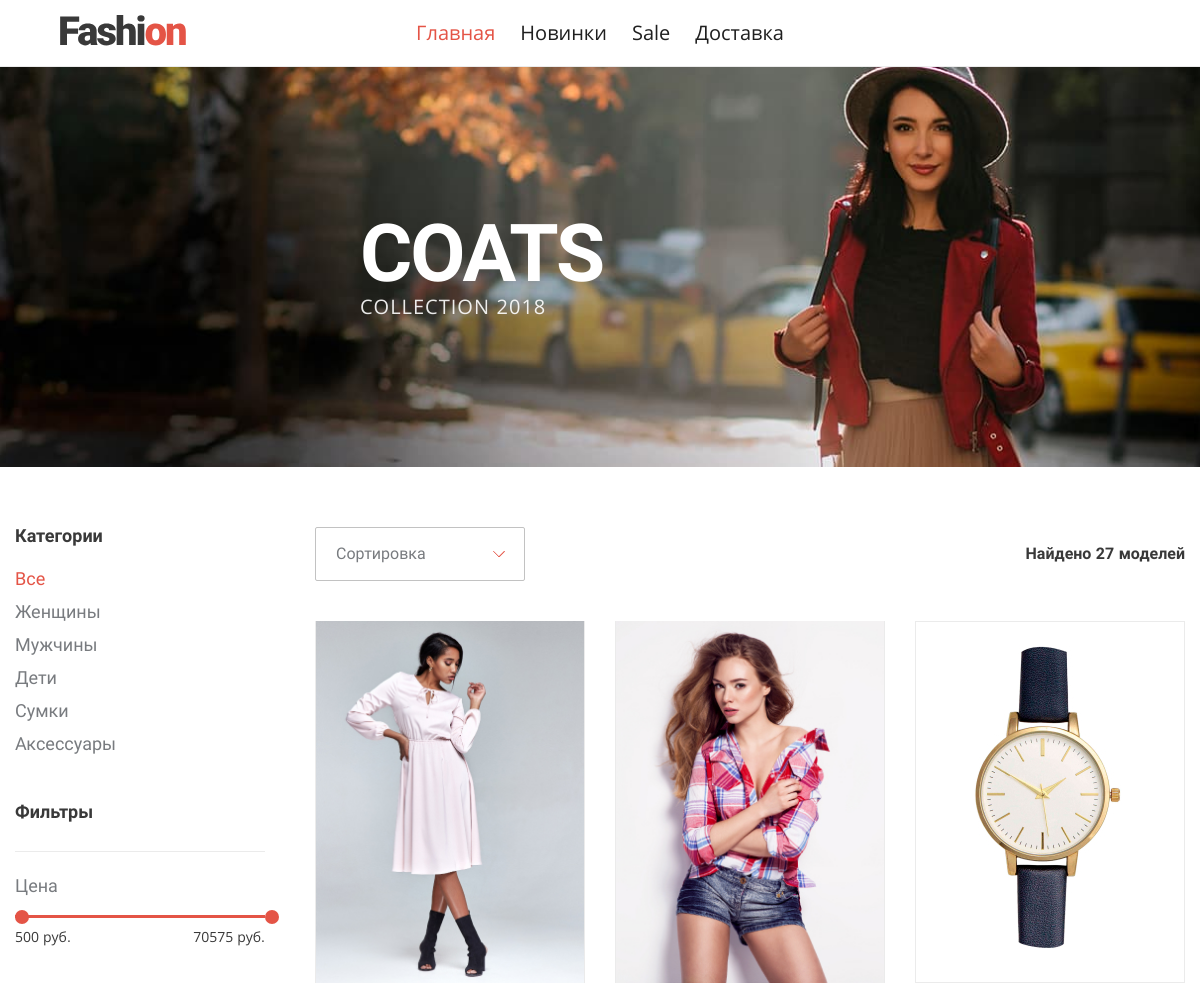
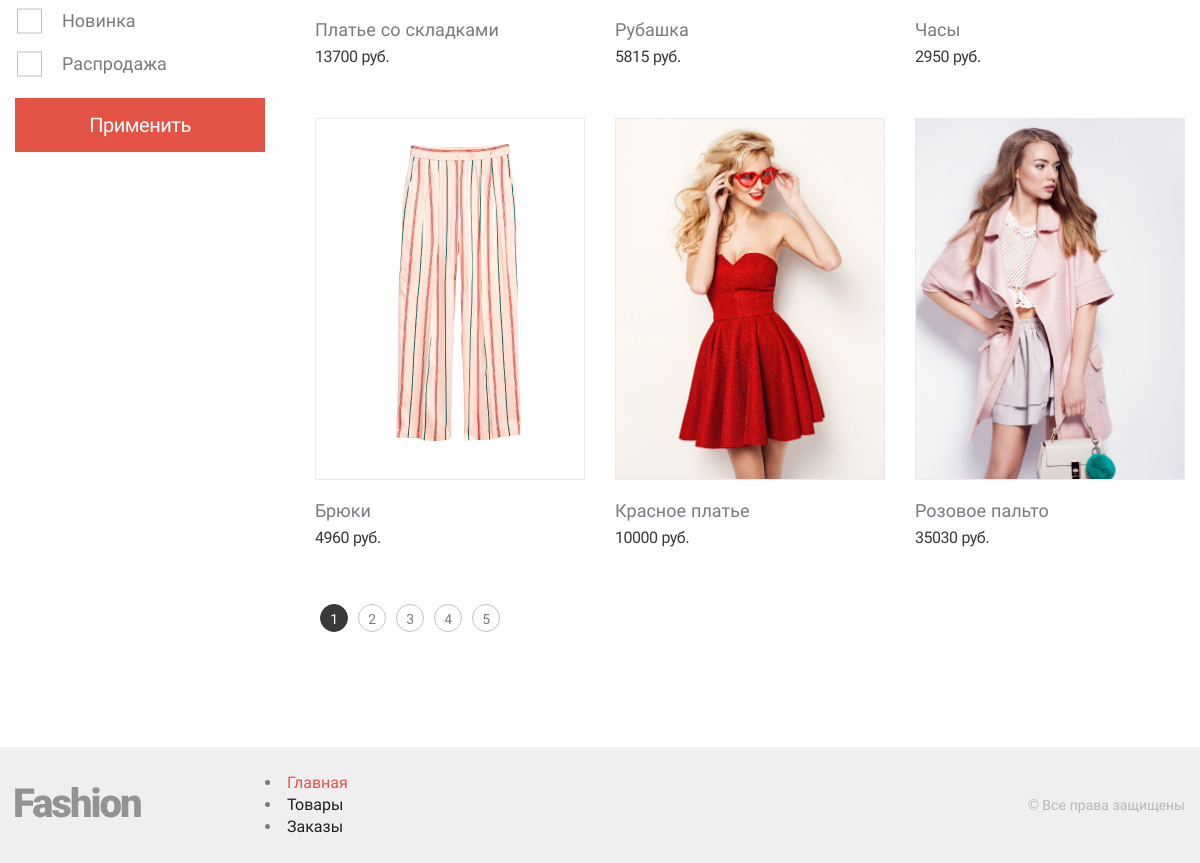
The page / on the database its author committed (2 pictures, top to bottom).
### tables this page shows
CREATE TABLE `menu` (
  `id` int(11) NOT NULL,
  `name` varchar(255) NOT NULL,
  `url` varchar(255) NOT NULL,
  `admin` tinyint(1) DEFAULT NULL
);

CREATE TABLE `categories` (
  `id` int(11) NOT NULL,
  `name` varchar(255) NOT NULL
);

CREATE TABLE `products` (
  `id` int(11) NOT NULL,
  `name` varchar(255) NOT NULL,
  `price` float DEFAULT NULL,
  `new` tinyint(1) DEFAULT NULL,
  `sale` tinyint(1) DEFAULT NULL,
  `image` varchar(255) DEFAULT NULL
);

### inc/functions.php (called while the page is built, shortened)
<?php
function connect()
{
    $opt = array(
        PDO::ATTR_ERRMODE            => PDO::ERRMODE_EXCEPTION,
        PDO::ATTR_DEFAULT_FETCH_MODE => PDO::FETCH_ASSOC,
        PDO::FETCH_OBJ
    );
    return new PDO(DB_DSN,DB_USER,DB_PASSWORD, $opt);
}
function get_menu($admin=false){
    $conn = connect();
    if($admin){
        $stmt = $conn->query("SELECT name, url from menu where name = 'Главная' or admin = 1");
    }else{
        $stmt = $conn->query("SELECT name, url from menu where admin = 0");
    }
    $menuItems = $stmt->fetchAll();
    include $_SERVER['DOCUMENT_ROOT'] . '/template/tmpl-menu.php';
    $menuList = ob_get_contents();
    return $menuList;
}
function compare_url($path){
    return $_SERVER['REQUEST_URI'] == $path ? true : false;
}
function get_all_categories(){
    $conn = connect();
    $stmt = $conn->query("select * from categories");
    $stmt->execute();
    $res = $stmt->fetchAll();
    if($res){
        return $res;
    }else{
        return [];
    }
}
function get_min_price(){
    $conn = connect();
    $stmt = $conn->query("select min(price) as min_price from products");
    $stmt->execute();
    $res = $stmt->fetchAll()[0]['min_price'];
    if($res){
        return $res;
    }else{
        return 0;
    }
}
function get_max_price(){
    $conn = connect();
    $stmt = $conn->query("select max(price) as max_price from products");
    $stmt->execute();
    $res = $stmt->fetchAll()[0]['max_price'];
    if($res){
        return $res;
    }else{
        return 0;
    }
}
function get_count_products($option=[]){
    $conn = connect();
    $where_tmp = "";
    $sql = "select count( distinct p.id) as total from products as p left join product_categories as pg on p.id = pg.product_id ";
    $sql .= $where_tmp != "" ? "WHERE $where_tmp" : "";
    $stmt = $conn->prepare($sql);
    $stmt->execute();
    $res = $stmt->fetchAll()[0]['total'];
    if($res){
        return $res;
    }else{
        return 0;
    }
}
function get_all_products($active, $per_page, $option=[]){
    $conn = connect();
    $where_tmp = "";
    $order = "";
    $sql = "select DISTINCT p.id, p.name, p.price, p.image, p.new, p.sale from products as p left join product_categories as pg on p.id = pg.product_id ";
    $where = $where_tmp != "" ? "WHERE $where_tmp" : "";
    $sql .= $where . $order ." LIMIT :limit OFFSET :offset";
    $stmt = $conn->prepare($sql);
    $stmt->bindValue(':limit', (int)$per_page, PDO::PARAM_INT);
    $stmt->bindValue(':offset', (int)$active, PDO::PARAM_INT);
    $stmt->execute();
    $res = $stmt->fetchAll();
    if($res){
        return $res;
    }else{
        return [];
    }
}

### inc/main-header.php (called while the page is built, shortened)
<?php
$options = [
    'cat_id' => $_GET['cat_id'] ?? false,
    'min-price' => $_GET['min-price'] ?? false,
    'max-price' => $_GET['max-price'] ?? false,
    'new' => isset($_GET['new']) && $_GET['new'] == "true" ? 1 : false,
    'sale' => isset($_GET['sale']) && $_GET['sale'] == "true" ? 1 : false,
    'order_by' => isset($_GET['order_by']) ? $_GET['order_by'] : false,
    'order' => isset($_GET['order']) ? $_GET['order'] : false,
];
$per_page = 6;
$cur_page = 1;
$start = ($cur_page - 1) * $per_page;
$rows = get_count_products($options);
$num_pages = ceil($rows / $per_page);
$page = 0;
$products = get_all_products($start, $per_page, $options);

### template/tmpl-main.php (the view, shortened to what this page needs)
<main class="shop-page">
    <header class="intro">
        <div class="intro__wrapper">
            <h1 class=" intro__title">COATS</h1>
            <p class="intro__info">Collection 2018</p>
        </div>
    </header>
    <section class="shop container">
    <?php include_once $_SERVER['DOCUMENT_ROOT'] . "/template/tmpl-sidebar.php"; ?>
        <div class="shop__wrapper">
            <section class="shop__sorting">
                <div class="shop__sorting-item custom-form__select-wrapper">
                    <select class="custom-form__select" name="order_by">
                        <option hidden="">Сортировка</option>
                    </select>
                </div>
                <p class="shop__sorting-res">Найдено <span class="res-sort"><?= $rows ?></span> моделей</p>
            </section>
            <section class="shop__list">
                <?php
                foreach ($products as $product):?>
                    <article class="shop__item product" data-prodId="<?= $product['id'] ?>">
                        <div class="product__image">
                            <img src="<?= $product['image'] ?>" alt="product-name">
                        </div>
                        <p class="product__name"><?= $product['name'] ?></p>
                        <span class="product__price" data-price="<?= $product['price'] ?>"><?= $product['price'] ?> руб.</span>
                    </article>
                <?php endforeach; ?>
            </section>
            <?php include_once $_SERVER['DOCUMENT_ROOT'] . "/template/tmpl-pagination.php"; ?>
        </div>
    </section>
</main>

### template/tmpl-header.php (shortened to what this page needs)
<?php
include_once $_SERVER['DOCUMENT_ROOT'] . "/inc/functions.php";
include_once $_SERVER['DOCUMENT_ROOT'] . "/inc/main-header.php";
?>
<!DOCTYPE html>
<html lang="ru">
<head>
    <link rel="stylesheet" href="/css/style.css">
</head>
<body>
<header class="page-header">
    <a class="page-header__logo" href="/">
        <img src="/img/logo.svg" alt="Fashion">
    </a>
    <nav class="page-header__menu">
        <ul class="main-menu main-menu--header">
            <?= get_menu() ?>
        </ul>
    </nav>
</header>

### template/tmpl-menu.php
<?php foreach ($menuItems as $item): ?>
    <li>
        <a class="main-menu__item <?= compare_url($item['url']) ? "active" : "" ?>" href="<?= $item['url'] ?>"><?= $item['name'] ?></a>
    </li>
<?php endforeach; ?>

### index.php (shortened to what this page needs)
<?php
include_once $_SERVER['DOCUMENT_ROOT'] . "/template/tmpl-header.php";
if(isset($_GET['url']) && $_GET['url'] == 'delivery'){
    include_once $_SERVER['DOCUMENT_ROOT'] . "/delivery.php";
}else {
    include_once $_SERVER['DOCUMENT_ROOT'] . "/template/tmpl-main.php";
}
include_once $_SERVER['DOCUMENT_ROOT'] . "/template/tmpl-footer.php";

### template/tmpl-sidebar.php (shortened to what this page needs)
<section class="shop__filter filter">
    <form id="options">
        <div class="filter__wrapper">
            <b class="filter__title">Категории</b>
            <ul class="filter__list">
                <li>
                    <a class="filter__list-item <?= !isset($_GET['cat_id']) || $_GET['cat_id'] == 'all' ? "active" : "" ?>" href="?cat_id=all">Все</a>
                </li>
                <?php foreach (get_all_categories() as $cat): ?>
                <li>
                    <a class="filter__list-item <?= $_GET['cat_id'] == $cat['id'] ? "active" : "" ?>" href="?cat_id=<?= $cat['id'] ?>"><?= $cat['name'] ?></a>
                </li>
                <?php endforeach; ?>
            </ul>
        </div>
        <div class="filter__wrapper">
            <b class="filter__title">Фильтры</b>
            <div class="filter__range range">
                <span class="range__info">Цена</span>
                <div class="range__line" aria-label="Range Line"></div>
                <div class="range__res">
                    <span class="range__res-item ">
                        <span class="min-price"><?= $_GET['min-price'] ?? get_min_price() ?></span> руб.
                    </span>
                    <span class="range__res-item ">
                        <span class="max-price"><?= $_GET['max-price'] ?? get_max_price() ?></span> руб.
                    </span>
                </div>
            </div>
        </div>
        <fieldset class="custom-form__group">
            <label for="new" class="custom-form__checkbox-label custom-form__info" style="display: block;">Новинка</label>
            <label for="sale" class="custom-form__checkbox-label custom-form__info" style="display: block;">Распродажа</label>
        </fieldset>
        <button class="button" type="submit" name="filter" style="width: 100%">Применить</button>
    </form>
</section>

### template/tmpl-pagination.php
<ul class="shop__paginator paginator">
    <? while ($page++ < $num_pages): ?>
        <? if ($page == $cur_page): ?>
    <span class="paginator__item"><?=$page?></span>
        <? else: ?>
            <a class="paginator__item" href="page=<?=$page?>"><?=$page?></a>
        <? endif ?>
    <? endwhile ?>
</ul>

### template/tmpl-footer.php
<footer class="page-footer">
    <div class="container">
        <a class="page-footer__logo" href="#">
            <img src="/img/logo--footer.svg" alt="Fashion">
        </a>
        <nav class="page-footer__menu">
            <?= get_menu('main-menu--footer') ?>
        </nav>
        <address class="page-footer__copyright">
            © Все права защищены
        </address>
    </div>
</footer>
</body>
</html>

### rows shown on the page
menu: name "Главная"
menu: name "Новинки"
menu: name "Sale"
menu: name "Доставка"
categories: name "Женщины"
categories: name "Мужчины"
categories: name "Дети"
categories: name "Сумки"
categories: name "Аксессуары"
products: image (picture), name "Платье со складками", price "13700"
products: image (picture), name "Рубашка", price "5815"
products: image (picture), name "Часы", price "2950"
products: image (picture), name "Брюки", price "4960"
products: image (picture), name "Красное платье", price "10000"
products: image (picture), name "Розовое пальто", price "35030"
menu: name "Товары"
menu: name "Заказы"

### other values the page prints
$_GET['min-price'] "500"
$_GET['max-price'] "70575"
$rows "27"
